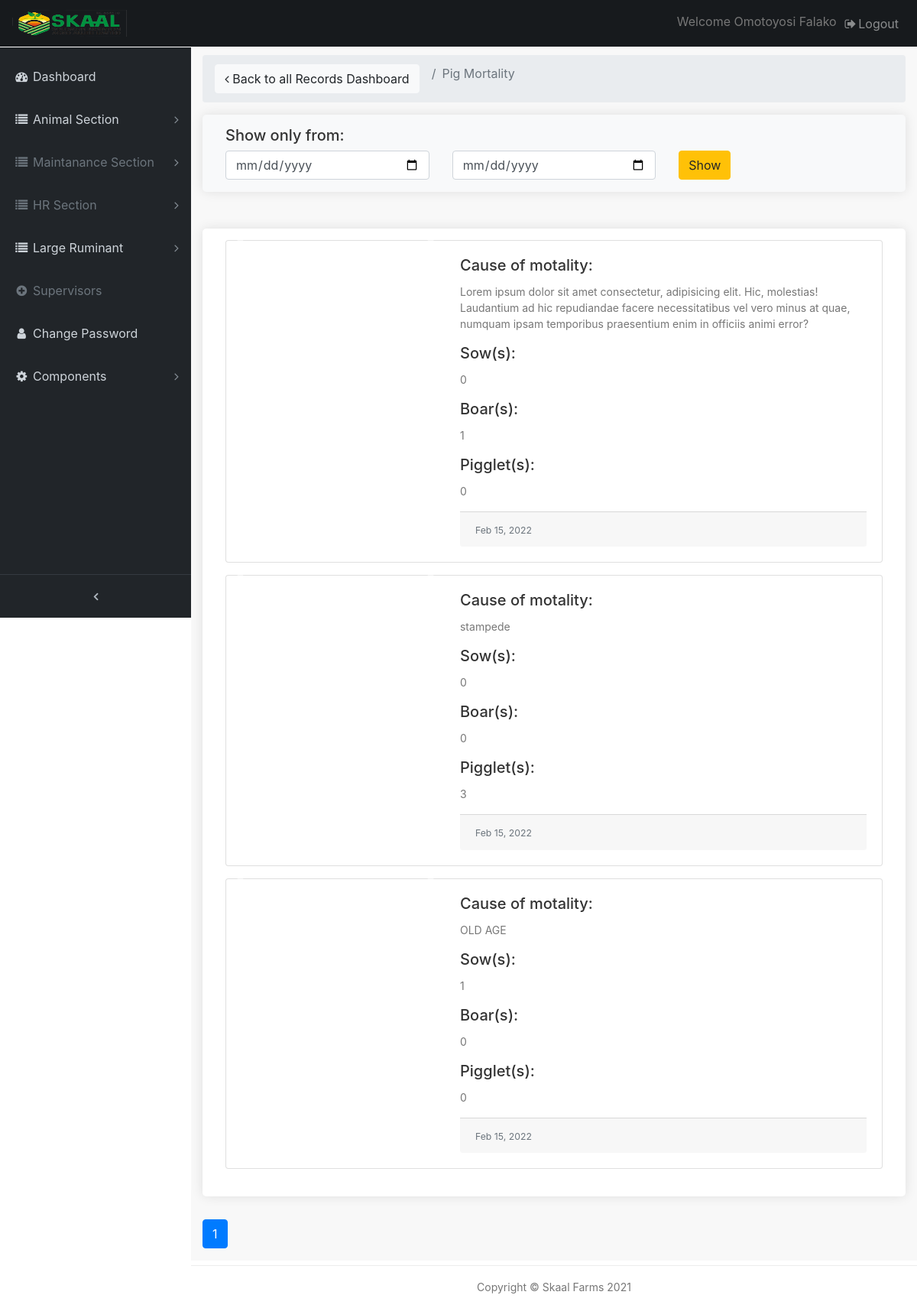
Page /admin-page/pig-mortality-page (signed in) on the committed database.
### farmrecord/models.py (models this page shows, shortened)
class PigMortality(models.Model):
    mortality = models.CharField(max_length=10, verbose_name='mortality')
    date = models.DateTimeField(default=timezone.now)
    location = models.CharField(max_length=200, verbose_name='loaction(s)')
    sow_num = models.IntegerField(verbose_name='Sow(s)', default=0)
    boar_num = models.IntegerField(verbose_name='Boar(s)',default=0)
    pigglet = models.IntegerField(verbose_name='Pigglet(s)', default=0)
    section = models.ForeignKey(Section, verbose_name='Section', related_name='category4', null=True, on_delete=models.CASCADE)
    size = models.CharField(max_length=100, verbose_name='Size(s)')
    comment = models.TextField(max_length=500, verbose_name='Cause of mortality' , blank=True)
    image_1 = models.ImageField(verbose_name='first image', blank=True, null=True, upload_to='uploads/',)
    image_2 = models.ImageField(verbose_name=' second image', blank=True, null=True, upload_to='uploads/')
    export_to_CSV = models.BooleanField(default=False)
    def post_img1(self):
        if self.image_2:
          return self.image_2.url
    class Meta():
        verbose_name_plural='Pig mortality'

### main/views.py (the view)
# urls.py: path('pig-mortality-page', views.pig_mota, name='pig_mota'),
@staff_required(login_url="/admin-page/login")
@login_required(login_url='/admin-page/login')
def pig_mota(request):
    pma = PigMortality.objects.order_by('-date')
    query_form = PigmotFilter()
    admin_pm = Paginator(pma, 10)
    page_number = request.GET.get('page')
    apm_page_obj = admin_pm.get_page(page_number)
    nums = "a" * apm_page_obj.paginator.num_pages
    context = {
        'apm_page_obj' : pma,
        'nums' : nums,
        'pma' : query_form
    }
    context['apm_page_obj'] = apm_page_obj
    return render(request, 'main/pigmot-a.html', context)

### farmrecord/forms.py
class PigmotFilter(forms.ModelForm):
    date = forms.DateField(widget=forms.HiddenInput(), required=False)
    start_date = forms.DateField(
        widget=forms.TextInput(attrs={'class': 'form-control', 'type' : 'date', 'placeholder': 'From'}))
    end_date = forms.DateField(
        widget=forms.TextInput(attrs={'class': 'form-control', 'type' : 'date', 'placeholder': 'To'}))
    export_to_CSV = forms.BooleanField(required=False, label="Export to CSV")
    class Meta:
        model = PigMortality
        fields =('date','export_to_CSV')

### main/views.py (called while the page is built)
def staff_required(login_url=None):
    return user_passes_test(lambda u: u.is_staff, login_url=login_url)

### templates/main/pigmot-a.html (shortened to what this page needs)
{% extends 'main/base.html' %}
{% load static %}
{% block content %}
  <div class="content-wrapper">
    <div class="container-fluid">
      <ol class="breadcrumb">
        <li class="breadcrumb-item">
          <a  class="btn btn-light" href="{% url 'main:pig_all' %}"><i class="fa fa-angle-left"></i> Back to all Records Dashboard</a>
        </li>
        <li class="breadcrumb-item active">Pig Mortality</li>
      </ol>
      <div class="box_general padding_bottom pb-0 bg-light">
        <h5>Show only from:</h5>
          <form class="mb-5 " action="{% url 'main:pigmota_filter' %}">
            <div class="row">
              <div class="col-lg-4 col-md-12 form-group">
                {{ pma.start_date }}
              </div>
              <div class="col-lg-4 col-md-12 form-group">
                {{ pma.end_date }}
              </div>
              <div class="col-lg-4 col-md-12 form-group">
                <input type="submit" class="btn btn-warning" value="Show">
              </div>
            </div>
          </form>
      </div>
		<div class="box_general padding_bottom">
      {% if apm_page_obj %}
      {% for a in apm_page_obj %}
      <div class="card mb-3">
        <div class="row no-gutters">
          <div class="col-md-4">
            <div id="carouselExampleControls" class="carousel slide" data-ride="carousel">
              <a class="carousel-control-prev" href="#carouselExampleControls" role="button" data-slide="prev">
                <span class="carousel-control-prev-icon" aria-hidden="true"></span>
              </a>
              <a class="carousel-control-next" href="#carouselExampleControls" role="button" data-slide="next">
                <span class="carousel-control-next-icon" aria-hidden="true"></span>
              </a>
            </div>
          </div>
          <div class="col-md-8">
            <div class="card-body">
              <h5 class="card-title">Cause of motality:</h5>
              <p class="card-text">{{ a.comment }}</p>
              <h5 class="card-title">Sow(s):</h5>
              <p class="card-text">{{ a.sow_num }}</p>
              <h5 class="card-title">Boar(s):</h5>
              <p class="card-text">{{ a.boar_num }}</p>
              <h5 class="card-title">Pigglet(s):</h5>
              <p class="card-text">{{ a.pigglet }}</p>
              <p class="card-text card-footer"><small class="text-muted">{{ a.date|date:"M d, Y" }}</small></p>
            </div>
          </div>
        </div>
      </div>
      {% endfor %}
      {% endif %}
		</div>
    <div>
      <nav aria-label="">
        <ul class="pagination">
          {% for i in apm_page_obj.paginator.page_range %}
          {% if apm_page_obj.number == i %}
            <li class="page-item active" aria-current="page">
              <span class="page-link">
                {{ i }}
              </span>
            </li>
            {% elif i > apm_page_obj.number|add:'-5' and i < apm_page_obj.number|add:'5' %}
            <li class="page-item"><a class="page-link" href="?page={{ i }}">{{ i }}</a></li>
          {% endif %}
        {% endfor %}
        </ul>
      </nav>
    </div>
	  </div>
   	</div>
      {% endblock %}

### templates/main/sidebar.html (shortened to what this page needs)
{% load static %}
<nav class="navbar navbar-expand-lg navbar-dark bg-default fixed-top" id="mainNav">
    <a class="navbar-brand" href="{% url 'main:dashboard' %}"><img src="{% static 'img/skaal-sign-removebg (1).png' %}" data-retina="true" alt="Skaal" width="150" height="35"></a>
    <div class="collapse navbar-collapse" id="navbarResponsive">
      <ul class="navbar-nav navbar-sidenav" id="exampleAccordion">
        <li class="nav-item" data-toggle="tooltip" data-placement="right" title="Dashboard">
          <a class="nav-link" href="{% url 'main:dashboard' %}">
            <i class="fa fa-fw fa-dashboard"></i>
            <span class="nav-link-text">Dashboard</span>
          </a>
        </li>
		<li class="nav-item" data-toggle="tooltip" data-placement="right" title="My listings">
          <a class="nav-link nav-link-collapse collapsed" data-toggle="collapse" href="#mortality" data-parent="#mylistings">
            <i class="fa fa-fw fa-list"></i>
            <span class="nav-link-text">Animal Section</span>
          </a>
    </li>
    <li class="nav-item" data-toggle="tooltip" data-placement="right" title="My listings">
          <a class="nav-link nav-link-collapse collapsed disabled text-muted" data-toggle="collapse" href="#sheep" data-parent="#mylistings" >
            <i class="fa fa-fw fa-list"></i>
            <span class="nav-link-text">Maintanance Section</span>
          </a>
    </li>
<li class="nav-item" data-toggle="tooltip" data-placement="right" title="My listings">
  <a class="nav-link nav-link-collapse collapsed disabled text-muted" data-toggle="collapse" href="#goat" data-parent="#mylistings">
    <i class="fa fa-fw fa-list"></i>
    <span class="nav-link-text">HR Section</span>
  </a>
</li>
<li class="nav-item" data-toggle="tooltip" data-placement="right" title="My listings">
  <a class="nav-link nav-link-collapse collapsed" data-toggle="collapse" href="#cow" data-parent="#mylistings">
    <i class="fa fa-fw fa-list"></i>
    <span class="nav-link-text">Large Ruminant</span>
  </a>
</li>
		<li class="nav-item" data-toggle="tooltip" data-placement="right" title="Add listing">
          <a class="nav-link disabled text-muted" href="#">
            <i class="fa fa-fw fa-plus-circle"></i>
            <span class="nav-link-text">Supervisors</span>
          </a>
        </li>
		<li class="nav-item" data-toggle="tooltip" data-placement="right" title="My profile">
          <a class="nav-link" href="#">
            <i class="fa fa-fw fa-user"></i>
            <span class="nav-link-text">Change Password</span>
          </a>
        </li>
		<li class="nav-item" data-toggle="tooltip" data-placement="right" title="Components">
          <a class="nav-link nav-link-collapse collapsed" data-toggle="collapse" href="#collapseComponents" data-parent="#Components">
            <i class="fa fa-fw fa-gear"></i>
            <span class="nav-link-text">Components</span>
          </a>
        </li>
      </ul>
      <ul class="navbar-nav sidenav-toggler">
        <li class="nav-item">
          <a class="nav-link text-center" id="sidenavToggler">
            <i class="fa fa-fw fa-angle-left"></i>
          </a>
        </li>
      </ul>
      <ul class="navbar-nav ml-auto">
        <li class="nav-item">
          <span style="line-height: 35px;">Welcome {{ request.user.get_full_name }}</span>
        </li>
        <li class="nav-item">
          <a class="nav-link" data-toggle="modal" data-target="#exampleModal">
            <i class="fa fa-fw fa-sign-out"></i>Logout</a>
        </li>
      </ul>
    </div>
  </nav>

### static/css/admin.css (style rules this page uses)
html { position: relative; min-height: 100%; }
body { overflow-x: hidden; }
body.sticky-footer { margin-bottom: 62px; }
body.sticky-footer .content-wrapper { min-height: calc(100vh - 62px - 62px); }
body.fixed-nav { padding-top: 56px; }
.content-wrapper { min-height: calc(100vh - 62px); padding-top: 1rem; }
#mainNav .navbar-collapse { overflow: auto; max-height: 75vh; }
#mainNav .navbar-collapse .navbar-nav .nav-item .nav-link { cursor: pointer; }
#mainNav .navbar-collapse .navbar-sidenav .nav-link-collapse:after { float: right; content: '\f107'; font-family: 'FontAwesome'; }
#mainNav .navbar-collapse .navbar-sidenav .nav-link-collapse.collapsed:after { content: '\f105'; }
#mainNav .navbar-collapse .sidenav-toggler { display: none; }
@media (min-width: 992px) { #mainNav .navbar-brand { width: 250px; } }
@media (min-width: 992px) { #mainNav .navbar-collapse { overflow: visible; max-height: none; } }
@media (min-width: 992px) { #mainNav .navbar-collapse .navbar-sidenav { position: absolute; top: 0; left: 0; overflow-x: hidden; overflow-y: auto; -webkit-flex-direction: column; -ms-flex-direction: column; flex-direction: column; margin-top: 62px; } }
@media (min-width: 992px) { #mainNav .navbar-collapse .navbar-sidenav > .nav-item { width: 250px; padding: 0; } }
@media (min-width: 992px) { #mainNav .navbar-collapse .navbar-sidenav > .nav-item > .nav-link { padding: 1em; padding-left: 18px; } }
#mainNav.fixed-top .sidenav-toggler { display: none; }
@media (min-width: 992px) { #mainNav.fixed-top .navbar-sidenav { height: calc(100vh - 111px); } }
@media (min-width: 992px) { #mainNav.fixed-top .sidenav-toggler { position: absolute; top: 0; left: 0; display: flex; overflow-x: hidden; overflow-y: auto; -webkit-flex-direction: column; -ms-flex-direction: column; flex-direction: column; margin-top: calc(100vh - 49px); } }
@media (min-width: 992px) { #mainNav.fixed-top .sidenav-toggler > .nav-item { width: 250px; padding: 0; } }
@media (min-width: 992px) { #mainNav.fixed-top .sidenav-toggler > .nav-item > .nav-link { padding: 1em; } }
#mainNav.fixed-top.navbar-dark .sidenav-toggler { background-color: #212529; border-top: 1px solid #343a40; }
#mainNav.fixed-top.navbar-dark .sidenav-toggler a i { color: #adb5bd; }
.content-wrapper { overflow-x: hidden; background: white; }
@media (min-width: 992px) { .content-wrapper { margin-left: 250px; } }
#sidenavToggler i { font-weight: 800; }
#mainNav.navbar-dark .navbar-collapse .navbar-sidenav .nav-link-collapse:after { color: #868e96; }
#mainNav.navbar-dark .navbar-collapse .navbar-sidenav > .nav-item > .nav-link { color: #ced4da; }
@media (min-width: 992px) { #mainNav.navbar-dark .navbar-collapse .navbar-sidenav { background: #212529; padding-top: 10px; } }
body { background: #f8f8f8; color: #777 !important; font-family: "Poppins", Helvetica, sans-serif; font-size: 14px; font-size: 0.875rem; }
.content-wrapper { background: #f8f8f8; }
h1, h2, h3, h4, h5, h6 { color: #333 !important; }
p { margin-bottom: 30px; }
a { color: #0054a6; text-decoration: none; -moz-transition: all 0.5s ease-in-out; -o-transition: all 0.5s ease-in-out; -webkit-transition: all 0.5s ease-in-out; -ms-transition: all 0.5s ease-in-out; transition: all 0.5s ease-in-out; outline: none; }
.bg-default { background-color: #171a1d; }
.form-control { font-size: 14px; font-size: 0.875rem; padding: .65rem; }
.page-item.active .page-link { background-color: #fc5b62; border-color: #fc5b62; }
.page-link { color: #0054a6; border: 1px solid #e1e8ed; }
.box_general { background-color: #fff; padding: 15px 30px 0 30px; -webkit-border-radius: 5px; -moz-border-radius: 5px; -ms-border-radius: 5px; border-radius: 5px; margin-bottom: 30px; color: #777; font-size: 14px; font-size: 0.875rem; -webkit-box-shadow: 0px 0px 15px 0px rgba(0, 0, 0, 0.1); -moz-box-shadow: 0px 0px 15px 0px rgba(0, 0, 0, 0.1); box-shadow: 0px 0px 15px 0px rgba(0, 0, 0, 0.1); }
.box_general.padding_bottom { padding-bottom: 20px; }

### static/css/custom.css (style rules this page uses)
.item, img { height: 100 !important; width: 100 !important; border: 1px solid red; }
.text-muted { color: #c5c7cc; }

### static/css/table.css (style rules this page uses)
body { font-family: "Open Sans", sans-serif; line-height: 1.25; }

### rows in the picture
PigMortality: comment "Lorem ipsum dolor sit amet consectetur, adipisicing elit. Hic, molestias! Laudantium ad hic repudiandae facere necessitatibus vel vero minus at quae, numquam ipsam temporibus praesentium enim in officiis animi error?", sow_num "0", boar_num "1", pigglet "0", date "Feb 15, 2022"
PigMortality: comment "stampede", sow_num "0", boar_num "0", pigglet "3", date "Feb 15, 2022"
PigMortality: comment "OLD AGE", sow_num "1", boar_num "0", pigglet "0", date "Feb 15, 2022"

### other values in the picture
{{ request.user.get_full_name }} "Omotoyosi Falako"
{{ i }} "1"
